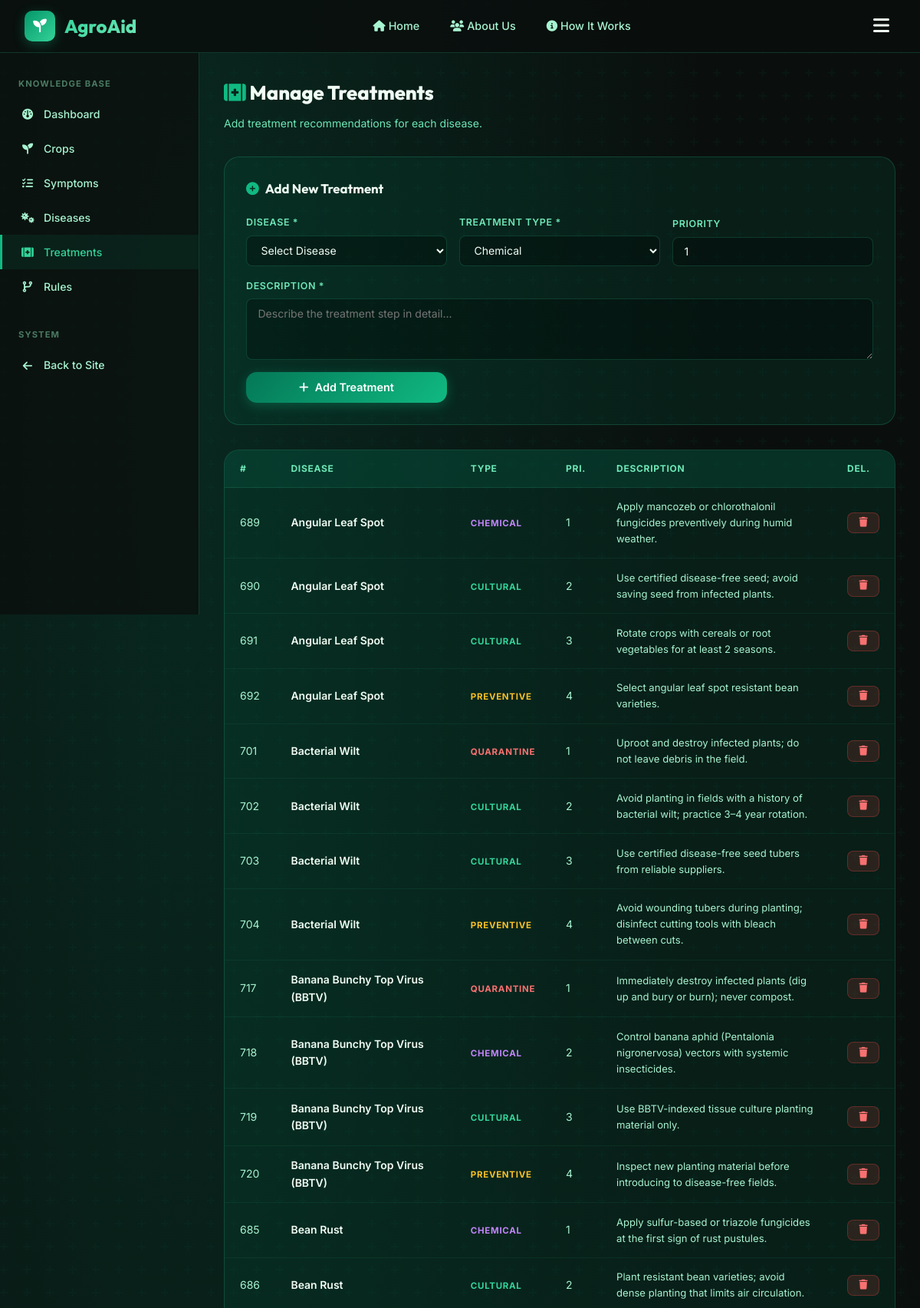
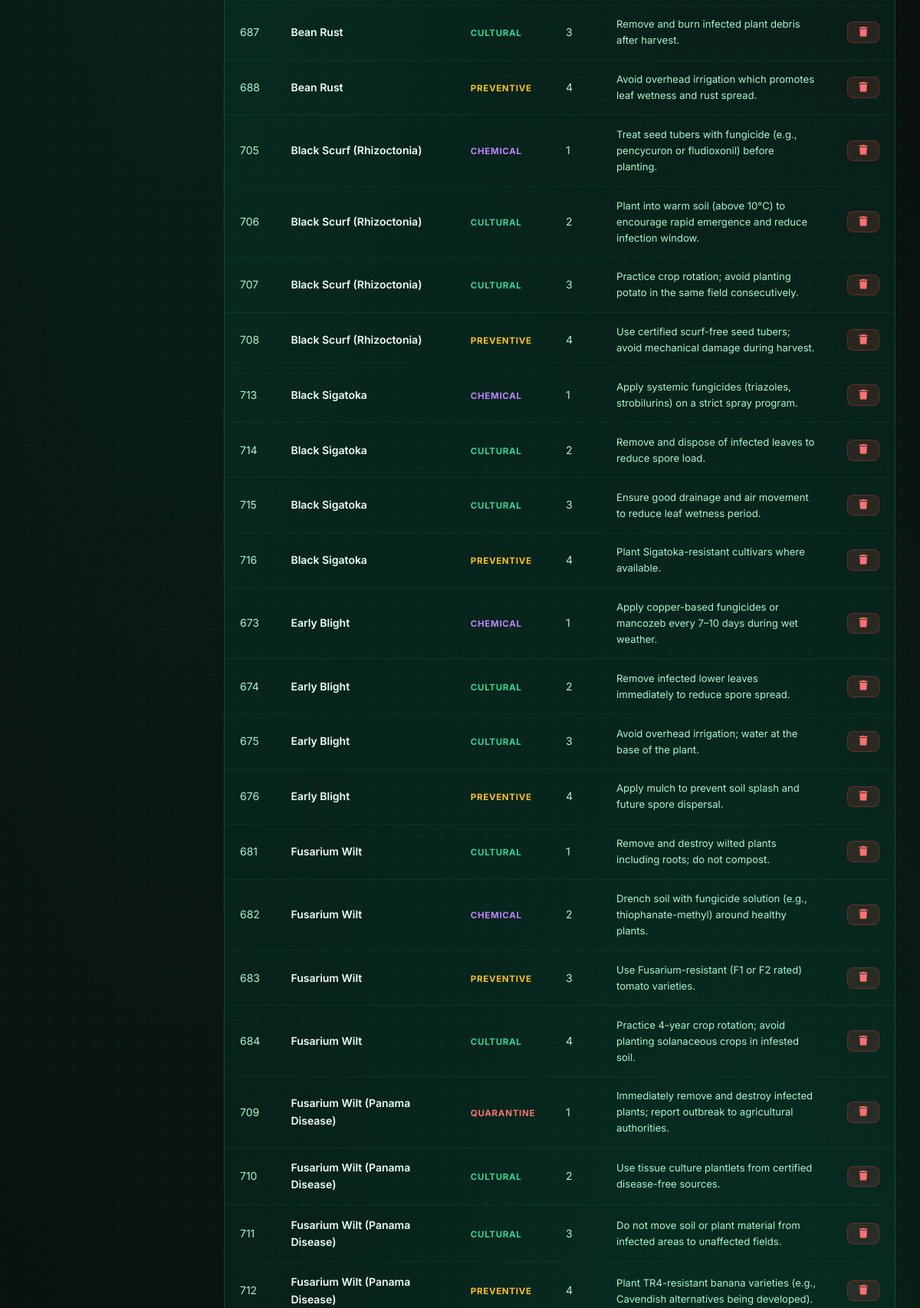
Screenshot of /admin/treatments (signed in, upper part) with the database file from the repository (2 pictures, top to bottom).
### tables this page shows
CREATE TABLE treatments (
            id INTEGER PRIMARY KEY AUTOINCREMENT,
            disease_id INTEGER NOT NULL,
            treatment_type TEXT NOT NULL,
            description TEXT NOT NULL,
            priority INTEGER DEFAULT 1,
            FOREIGN KEY (disease_id) REFERENCES diseases(id) ON DELETE CASCADE
        );

CREATE TABLE diseases (
            id INTEGER PRIMARY KEY AUTOINCREMENT,
            crop_id INTEGER NOT NULL,
            name TEXT NOT NULL,
            description TEXT,
            severity TEXT DEFAULT 'Moderate',
            FOREIGN KEY (crop_id) REFERENCES crops(id) ON DELETE CASCADE
        );

### app.py (the view, shortened to what this page needs)
@app.route('/admin/treatments', methods=['GET', 'POST'])
@login_required
def admin_treatments():
    treatments = db.get_all_treatments()
    diseases = db.get_all_diseases()
    return render_template('admin/treatments.html', treatments=treatments, diseases=diseases)

### app.py (called while the page is built)
def login_required(f):
    @wraps(f)
    def decorated_function(*args, **kwargs):
        if not session.get('logged_in'):
            flash('Please log in to access the admin panel.', 'warning')
            return redirect(url_for('login', next=request.url))
        return f(*args, **kwargs)
    return decorated_function

### database.py (called while the page is built)
def get_db():
    conn = sqlite3.connect(DB_PATH)
    conn.row_factory = sqlite3.Row
    conn.execute("PRAGMA foreign_keys = ON")
    return conn

def get_all_diseases():
    conn = get_db()
    rows = conn.execute('''
        SELECT d.*, c.name as crop_name
        FROM diseases d JOIN crops c ON d.crop_id=c.id
        ORDER BY c.name, d.name
    ''').fetchall()
    conn.close()
    return rows

def get_all_treatments():
    conn = get_db()
    rows = conn.execute('''
        SELECT t.*, d.name as disease_name
        FROM treatments t JOIN diseases d ON t.disease_id=d.id
        ORDER BY d.name, t.priority
    ''').fetchall()
    conn.close()
    return rows

### templates/admin/treatments.html (shortened to what this page needs)
{% extends "base.html" %}
{% block content %}
<div class="admin-layout">
  <aside class="admin-sidebar">
    <p class="admin-sidebar-title">Knowledge Base</p>
    <ul class="admin-nav">
      <li><a href="{{ url_for('admin_dashboard') }}"><i class="fa-solid fa-gauge"></i> Dashboard</a></li>
      <li><a href="{{ url_for('admin_crops') }}"><i class="fa-solid fa-seedling"></i> Crops</a></li>
      <li><a href="{{ url_for('admin_symptoms') }}"><i class="fa-solid fa-list-check"></i> Symptoms</a></li>
      <li><a href="{{ url_for('admin_diseases') }}"><i class="fa-solid fa-viruses"></i> Diseases</a></li>
      <li><a href="{{ url_for('admin_treatments') }}" class="active"><i class="fa-solid fa-kit-medical"></i> Treatments</a></li>
      <li><a href="{{ url_for('admin_rules') }}"><i class="fa-solid fa-code-branch"></i> Rules</a></li>
    </ul>
    <p class="admin-sidebar-title">System</p>
    <ul class="admin-nav">
      <li><a href="{{ url_for('index') }}"><i class="fa-solid fa-arrow-left"></i> Back to Site</a></li>
    </ul>
  </aside>
  <main class="admin-content">
    <h1 class="admin-page-title"><i class="fa-solid fa-kit-medical" style="color:var(--green-500)"></i> Manage Treatments</h1>
    <p class="admin-page-subtitle">Add treatment recommendations for each disease.</p>
    <div class="add-form-card">
      <div class="form-title"><i class="fa-solid fa-plus-circle"></i> Add New Treatment</div>
      <form method="POST">
        <div class="form-grid">
          <div class="form-group">
            <label>Disease *</label>
            <select name="disease_id" class="form-control" required>
              <option value="">Select Disease</option>
            </select>
          </div>
          <div class="form-group">
            <label>Treatment Type *</label>
            <select name="treatment_type" class="form-control" required>
              <option value="Chemical">Chemical</option>
            </select>
          </div>
          <div class="form-group">
            <label>Priority</label>
            <input type="number" name="priority" class="form-control" value="1" min="1" max="10">
          </div>
          <div class="form-group" style="grid-column:1/-1">
            <label>Description *</label>
            <textarea name="description" class="form-control" placeholder="Describe the treatment step in detail..." required></textarea>
          </div>
          <div class="form-group" style="align-self:end">
            <button type="submit" class="btn btn-primary"><i class="fa-solid fa-plus"></i> Add Treatment</button>
          </div>
        </div>
      </form>
    </div>
    <div class="table-wrapper">
      <table>
        <thead>
          <tr><th>#</th><th>Disease</th><th>Type</th><th>Pri.</th><th>Description</th><th>Del.</th></tr>
        </thead>
        <tbody>
          {% for t in treatments %}
          <tr>
            <td>{{ t.id }}</td>
            <td><strong>{{ t.disease_name }}</strong></td>
            <td>
              <span class="treatment-type type-{{ t.treatment_type | lower }}">{{ t.treatment_type }}</span>
            </td>
            <td>{{ t.priority }}</td>
            <td style="max-width:350px;font-size:0.82rem">{{ t.description[:120] }}{% if t.description|length > 120 %}…{% endif %}</td>
            <td>
              <form method="POST" onsubmit="return confirm('Delete this treatment?')" style="display:inline">
                <button type="submit" class="btn btn-danger btn-sm"><i class="fa-solid fa-trash"></i></button>
              </form>
            </td>
          </tr>
          {% else %}
          <tr><td colspan="6" class="text-center text-muted">No treatments yet.</td></tr>
          {% endfor %}
        </tbody>
      </table>
    </div>
  </main>
</div>
{% endblock %}

### rows the page displays
treatments: id "689", disease_name "Angular Leaf Spot", treatment_type "CHEMICAL", priority "1", description "Apply mancozeb or chlorothalonil fungicides preventively during humid weather."
treatments: id "690", disease_name "Angular Leaf Spot", treatment_type "CULTURAL", priority "2", description "Use certified disease-free seed; avoid saving seed from infected plants."
treatments: id "691", disease_name "Angular Leaf Spot", treatment_type "CULTURAL", priority "3", description "Rotate crops with cereals or root vegetables for at least 2 seasons."
treatments: id "692", disease_name "Angular Leaf Spot", treatment_type "PREVENTIVE", priority "4", description "Select angular leaf spot resistant bean varieties."
treatments: id "701", disease_name "Bacterial Wilt", treatment_type "QUARANTINE", priority "1", description "Uproot and destroy infected plants; do not leave debris in the field."
treatments: id "702", disease_name "Bacterial Wilt", treatment_type "CULTURAL", priority "2", description "Avoid planting in fields with a history of bacterial wilt; practice 3–4 year rotation."
treatments: id "703", disease_name "Bacterial Wilt", treatment_type "CULTURAL", priority "3", description "Use certified disease-free seed tubers from reliable suppliers."
treatments: id "704", disease_name "Bacterial Wilt", treatment_type "PREVENTIVE", priority "4", description "Avoid wounding tubers during planting; disinfect cutting tools with bleach between cuts."
treatments: id "717", disease_name "Banana Bunchy Top Virus (BBTV)", treatment_type "QUARANTINE", priority "1", description "Immediately destroy infected plants (dig up and bury or burn); never compost."
treatments: id "718", disease_name "Banana Bunchy Top Virus (BBTV)", treatment_type "CHEMICAL", priority "2", description "Control banana aphid (Pentalonia nigronervosa) vectors with systemic insecticides."
treatments: id "719", disease_name "Banana Bunchy Top Virus (BBTV)", treatment_type "CULTURAL", priority "3", description "Use BBTV-indexed tissue culture planting material only."
treatments: id "720", disease_name "Banana Bunchy Top Virus (BBTV)", treatment_type "PREVENTIVE", priority "4", description "Inspect new planting material before introducing to disease-free fields."
treatments: id "685", disease_name "Bean Rust", treatment_type "CHEMICAL", priority "1", description "Apply sulfur-based or triazole fungicides at the first sign of rust pustules."
treatments: id "686", disease_name "Bean Rust", treatment_type "CULTURAL", priority "2", description "Plant resistant bean varieties; avoid dense planting that limits air circulation."
treatments: id "687", disease_name "Bean Rust", treatment_type "CULTURAL", priority "3", description "Remove and burn infected plant debris after harvest."
treatments: id "688", disease_name "Bean Rust", treatment_type "PREVENTIVE", priority "4", description "Avoid overhead irrigation which promotes leaf wetness and rust spread."
treatments: id "705", disease_name "Black Scurf (Rhizoctonia)", treatment_type "CHEMICAL", priority "1", description "Treat seed tubers with fungicide (e.g., pencycuron or fludioxonil) before planting."
treatments: id "706", disease_name "Black Scurf (Rhizoctonia)", treatment_type "CULTURAL", priority "2", description "Plant into warm soil (above 10°C) to encourage rapid emergence and reduce infection window."
treatments: id "707", disease_name "Black Scurf (Rhizoctonia)", treatment_type "CULTURAL", priority "3", description "Practice crop rotation; avoid planting potato in the same field consecutively."
treatments: id "708", disease_name "Black Scurf (Rhizoctonia)", treatment_type "PREVENTIVE", priority "4", description "Use certified scurf-free seed tubers; avoid mechanical damage during harvest."
treatments: id "713", disease_name "Black Sigatoka", treatment_type "CHEMICAL", priority "1", description "Apply systemic fungicides (triazoles, strobilurins) on a strict spray program."
treatments: id "714", disease_name "Black Sigatoka", treatment_type "CULTURAL", priority "2", description "Remove and dispose of infected leaves to reduce spore load."
treatments: id "715", disease_name "Black Sigatoka", treatment_type "CULTURAL", priority "3", description "Ensure good drainage and air movement to reduce leaf wetness period."
treatments: id "716", disease_name "Black Sigatoka", treatment_type "PREVENTIVE", priority "4", description "Plant Sigatoka-resistant cultivars where available."
treatments: id "673", disease_name "Early Blight", treatment_type "CHEMICAL", priority "1", description "Apply copper-based fungicides or mancozeb every 7–10 days during wet weather."
treatments: id "674", disease_name "Early Blight", treatment_type "CULTURAL", priority "2", description "Remove infected lower leaves immediately to reduce spore spread."
treatments: id "675", disease_name "Early Blight", treatment_type "CULTURAL", priority "3", description "Avoid overhead irrigation; water at the base of the plant."
treatments: id "676", disease_name "Early Blight", treatment_type "PREVENTIVE", priority "4", description "Apply mulch to prevent soil splash and future spore dispersal."
treatments: id "681", disease_name "Fusarium Wilt", treatment_type "CULTURAL", priority "1", description "Remove and destroy wilted plants including roots; do not compost."
treatments: id "682", disease_name "Fusarium Wilt", treatment_type "CHEMICAL", priority "2", description "Drench soil with fungicide solution (e.g., thiophanate-methyl) around healthy plants."
treatments: id "683", disease_name "Fusarium Wilt", treatment_type "PREVENTIVE", priority "3", description "Use Fusarium-resistant (F1 or F2 rated) tomato varieties."
treatments: id "684", disease_name "Fusarium Wilt", treatment_type "CULTURAL", priority "4", description "Practice 4-year crop rotation; avoid planting solanaceous crops in infested soil."
treatments: id "709", disease_name "Fusarium Wilt (Panama Disease)", treatment_type "QUARANTINE", priority "1", description "Immediately remove and destroy infected plants; report outbreak to agricultural authorities."
treatments: id "710", disease_name "Fusarium Wilt (Panama Disease)", treatment_type "CULTURAL", priority "2", description "Use tissue culture plantlets from certified disease-free sources."
treatments: id "711", disease_name "Fusarium Wilt (Panama Disease)", treatment_type "CULTURAL", priority "3", description "Do not move soil or plant material from infected areas to unaffected fields."
treatments: id "712", disease_name "Fusarium Wilt (Panama Disease)", treatment_type "PREVENTIVE", priority "4", description "Plant TR4-resistant banana varieties (e.g., Cavendish alternatives being developed)."
